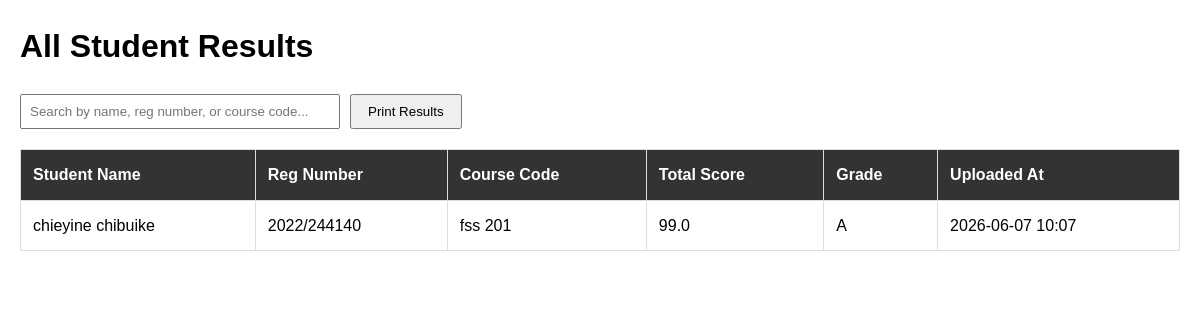
The app's page /results (signed in) with its own data.
### app.py (models this page shows, shortened)
class Result(db.Model):
    __tablename__ = 'results'
    id = db.Column(db.Integer, primary_key=True)
    lecturer_id = db.Column(db.Integer, db.ForeignKey('lecturers.id'), nullable=False)
    student_id = db.Column(db.Integer, db.ForeignKey('students.id'), nullable=False)
    student_name = db.Column(db.String(100), nullable=False)
    reg_number = db.Column(db.String(50), nullable=False)
    course_code = db.Column(db.String(20), nullable=False)
    course_title = db.Column(db.String(150), nullable=False)
    session_written = db.Column(db.String(50), nullable=False)
    year = db.Column(db.String(20), nullable=False)
    semester = db.Column(db.String(20), nullable=False)
    ca_score = db.Column(db.Float, nullable=False)
    exam_score = db.Column(db.Float, nullable=False)
    total_score = db.Column(db.Float, nullable=False)
    grade = db.Column(db.String(2), nullable=True)
    uploaded_at = db.Column(db.DateTime, default=db.func.current_timestamp())
    student = db.relationship('Student', back_populates='results')
    lecturer = db.relationship('Lecturer', back_populates='results')

### app.py (the view)
@app.route('/results', methods=['GET'])
def view_results():
    if 'lecturer_id' not in session:
        return redirect(url_for('lecturer_login'))
    all_results = Result.query.order_by(Result.uploaded_at.desc()).all()
    return render_template('results.html', results=all_results)

### templates/results.html (shortened to what this page needs)
<!DOCTYPE html>
<html lang="en">
<head>
</head>
<body>
    <h1 class="no-print">All Student Results</h1>
    <div class="controls no-print">
        <input type="text" id="searchInput" placeholder="Search by name, reg number, or course code..." onkeyup="filterTable()" style="padding: 8px; width: 300px;">
        <button onclick="window.print()" style="padding: 8px 16px;">Print Results</button>
    </div>
    <table id="resultsTable">
        <thead>
            <tr>
                <th>Student Name</th>
                <th>Reg Number</th>
                <th>Course Code</th>
                <th>Total Score</th>
                <th>Grade</th>
                <th>Uploaded At</th>
            </tr>
        </thead>
        <tbody>
            {% for result in results %}
            <tr>
                <td>{{ result.student_name }}</td>
                <td>{{ result.reg_number }}</td>
                <td>{{ result.course_code }}</td>
                <td>{{ result.total_score }}</td>
                <td>{{ result.grade }}</td>
                <td>{{ result.uploaded_at.strftime('%Y-%m-%d %H:%M') }}</td>
            </tr>
            {% endfor %}
        </tbody>
    </table>
</body>
</html>

### templates/results.html (style rules this page uses)
body { font-family: sans-serif; margin: 20px; line-height: 1.6; }
.controls { margin-bottom: 20px; display: flex; gap: 10px; }
table { width: 100%; border-collapse: collapse; margin-top: 10px; }
th, td { border: 1px solid #ddd; padding: 12px; text-align: left; }
th { background-color: #333; color: white; }

### records on screen
Result: student_name "chieyine chibuike", reg_number "2022/244140", course_code "fss 201", total_score "99.0", grade "A", uploaded_at "2026-06-07 10:07"
